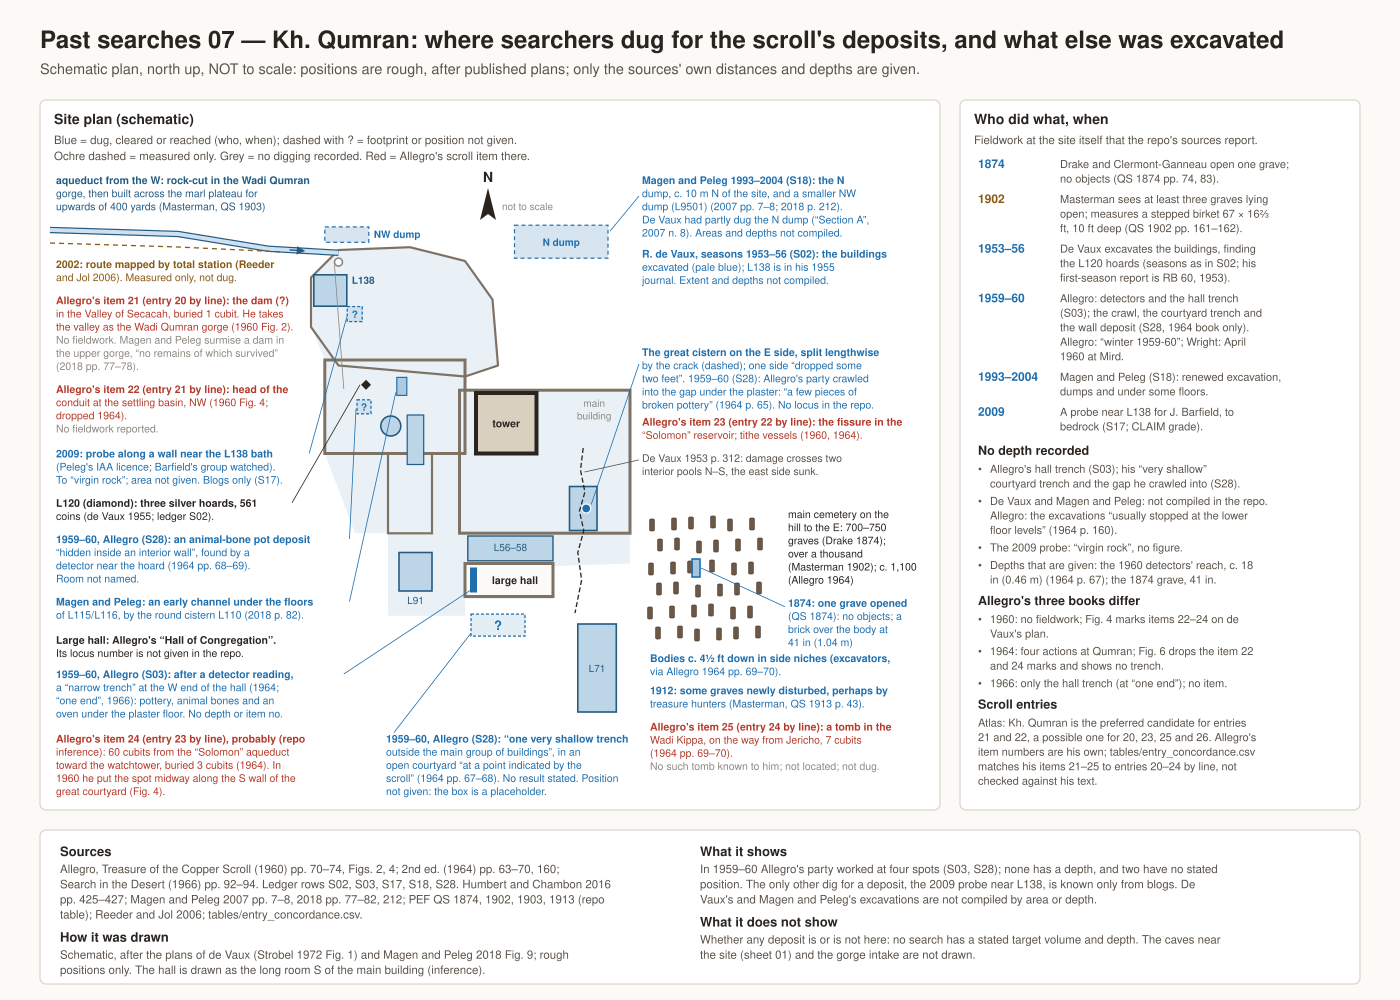

Source code (Python):
"""Past searches 07: Kh. Qumran, where searchers dug for the scroll's deposits, and what else was excavated.

Sources (all repo paths are relative to the repository root):
- research/history/allegro1964_treasure_2nd_ed_extracted.md: Allegro, The Treasure of the Copper Scroll,
  2nd ed. (1964) pp. 63-70 (Ch. 7: Secacah = Kh. Qumran; item 23 crawl p. 65; detectors and the
  "very shallow" courtyard trench pp. 67-68; the trench at the W end of the Hall p. 68; the pot deposit in a
  wall pp. 68-69; item 25 pp. 69-70), p. 160 ("usually stopped at the lower floor levels"), Fig. 6.
- research/history/allegro1966_search_in_the_desert_extracted.md: Search in the Desert (1966) pp. 92-94
  (detector reading at one end of the Hall, narrow trench, oven under the plaster floor).
- research/history/allegro1960_treasure_extracted.md: The Treasure of the Copper Scroll (1960) pp. 70-74,
  notes 95-120, Figs. 2 and 4 (items 21-25 placed at Kh. Qumran, with their column/line references; no
  fieldwork reported in that book).
- research/history/salvage_records/searches.csv and README.md: rows S02 (de Vaux), S03 (Allegro; the hall
  trench), S17 (2009 probe near L138), S18 (Magen and Peleg), S28 (Allegro's crawl, courtyard trench and
  wall deposit, from the 1964 book only). Read and checked below.
- tables/entry_concordance.csv: item_allegro and allegro_match (Allegro 1960 item numbers matched to the
  project's entries by line, not checked against his text). Read below.
- research/sources/humbert2016_pp425-432_check.md: Humbert and Chambon 2016 p. 375 (the large pools L91,
  56-58 and 71) and pp. 425-427 (L138 bath at the aqueduct inlet beside entrance 702; de Vaux's 1955 journal).
- research/sources/qumran_northern_dump_contact_test_2026-10-02.md: Magen and Peleg 2007 pp. 7-8, n. 8;
  2018 pp. 68, 166-167, 212 (northern and NW dumps; de Vaux's "Section A").
- research/sources/qumran_construction_phase_review_2026-10-02.md: Magen and Peleg 2018 p. 82
  (early channel beneath the floors of L115/L116 by cistern L110).
- registration/magen2018_extracted.md: Magen and Peleg 2018 pp. 77-79 (aqueduct, surmised dam, tunnels).
- research/sites/qumran_parallel_followup_2026-10-01.md: de Vaux, CRAI 1953 p. 312 (damage crossing two
  interior pools N-S, eastern subsidence).
- research/sites/qumran_georeferencing_review.md: Reeder and Jol 2006 (aqueduct mapped by total station, 2002).
- research/history/pef_qs_finds/finds.csv and post_freeze_finds.csv: PEF QS 1874 pp. 74, 83 (F0015,
  F0234); 1902 pp. 161-162 (F0075, F0076); 1903 pp. 265-266 (PF03); 1913 p. 43 (F0097).
- research/agent_review_2026-10-07/wave1/T02_hoard_match/hoards.csv: H01-H05 (L120, L29, L83).
- atlas/app/atlas-data.json: entries with kh_qumran as a candidate.
Plan positions are rough, read by eye from research/assets/plans/magen-peleg2018/fig09-p12.png and
research/assets/plans/strobel1972/fig1-p56.png, and redrawn schematically. Nothing is traced.
"""
import csv
import json
import sys
from pathlib import Path

sys.path.insert(0, str(Path(__file__).resolve().parent))
from common import S, P, BLUE, RED, GREY, REPO, page, out_path, bullets  # noqa: E402

# ---------------------------------------------------------------- data checks
with open(REPO / "research" / "history" / "salvage_records" / "searches.csv", encoding="utf-8", newline="") as fh:
    ROWS = {r["search_id"]: r for r in csv.DictReader(fh)}
assert ROWS["S02"]["place_id"] == "kh_qumran" and ROWS["S02"]["when_start"] == "1953" \
    and ROWS["S02"]["when_end"] == "1956" and ROWS["S02"]["extent_depth"] == "not compiled here"
assert "561 coins" in ROWS["S02"]["found"]
assert "one end of the large hall led to a narrow trench" in ROWS["S03"]["looked_at"]
assert "Qumran: a narrow trench, no depth" in ROWS["S03"]["extent_depth"]
S28 = ROWS["S28"]
assert S28["place_id"] == "kh_qumran" and S28["where_name"] == "Kh. Qumran"
assert (S28["when_start"], S28["when_end"]) == ("1959", "1960") and S28["kind"] == "EVIDENCE"
assert "item 23" in S28["looked_at"] and "one very shallow trench" in S28["looked_at"]
assert "probably his item 24, inference" in S28["looked_at"]
assert "a few pieces of broken pottery" in S28["found"] and "pot deposit" in S28["found"]
assert "hall trench" in S28["coverage_notes"] and "stays in S03" in S28["coverage_notes"]
assert ROWS["S17"]["where_name"] == "Kh. Qumran, near L138" and ROWS["S17"]["when_start"] == "2009"
assert "virgin rock" in ROWS["S17"]["extent_depth"] and ROWS["S17"]["kind"] == "CLAIM"
assert ROWS["S17"]["result"] == "negative" and "Peleg" in ROWS["S17"]["who"]
assert ROWS["S18"]["when_start"] == "1993" and ROWS["S18"]["when_end"] == "2004"
assert ROWS["S18"]["extent_depth"] == "not compiled"
# every ledger row whose where_name is the site itself is drawn here
AT_SITE = sorted(k for k, r in ROWS.items() if r["where_name"].startswith("Kh. Qumran"))
assert AT_SITE == ["S02", "S03", "S17", "S18", "S28"], AT_SITE

atlas = json.loads((REPO / "atlas" / "app" / "atlas-data.json").read_text(encoding="utf-8"))
CAND = {}
for e in atlas["entries"]:
    for cnd in e["candidates"]:
        if cnd["placeId"] == "kh_qumran":
            CAND[e["id"]] = cnd["status"]
PREF = sorted((k for k, v in CAND.items() if v == "preferred"), key=int)
POSS = sorted((k for k, v in CAND.items() if v == "possible"), key=int)
assert PREF == ["21", "22"] and POSS == ["20", "23", "25", "26"], (PREF, POSS)
# Allegro's item numbers -> project entries, as recorded (by line, unchecked) in the entry concordance
with open(REPO / "tables" / "entry_concordance.csv", encoding="utf-8-sig", newline="") as fh:
    CONC = list(csv.DictReader(fh))
ENTRY_OF = {}
for r in CONC:
    if r["item_allegro"]:
        assert "matched by line, not checked against his text" in r["allegro_match"], r
        ENTRY_OF[r["item_allegro"]] = r["entry_puech"]
ITEMS = ["21", "22", "23", "24", "25"]
assert all(i in ENTRY_OF for i in ITEMS)


def by_line(item):
    return f"entry {ENTRY_OF[item]} by line"


# ---------------------------------------------------------------- page
c = page("07", "Kh. Qumran: where searchers dug for the scroll's deposits, and what else was excavated",
         "Schematic plan, north up, NOT to scale: positions are rough, after published plans; "
         "only the sources' own distances and depths are given.")
TOP, BOTTOM = 100, 810
mx, my, mw, mh = S.panel(c, 40, TOP, 900, BOTTOM - TOP, "Site plan (schematic)",
                         ["Blue = dug, cleared or reached (who, when); dashed with ? = footprint or position not given.",
                          "Ochre dashed = measured only. Grey = no digging recorded. Red = Allegro's scroll item there."])
DUG, LOOK = BLUE, P["ochre_d"]
WALL = P["stone_d"]




def T(ix, iy):
    """Rough positions read by eye off Magen and Peleg 2018 Fig. 9 (image pixels) -> sheet."""
    return 300 + (ix - 400) * 0.55, 250 + (iy - 330) * 0.55


def box(ix0, iy0, ix1, iy1, **kw):
    x0, y0 = T(ix0, iy0)
    x1, y1 = T(ix1, iy1)
    c.rect(x0, y0, x1 - x0, y1 - y0, **kw)
    return x0, y0, x1, y1


def poly(pts, fill="none", stroke=None, width=1.0, fill_opacity=None, dash=None):
    d = "M" + " L".join(f"{x:.1f},{y:.1f}" for x, y in (T(*p) for p in pts)) + " Z"
    c.path(d, fill=fill, stroke=stroke, width=width, fill_opacity=fill_opacity, dash=dash)


def lab(x, y, lines, col, size=10.5, weight=600):
    """Multi-line label; first line bold (weight), the rest regular. Returns the y below it."""
    S.label(c, x, y, lines, col, size, weight)
    return y + len(lines) * size * 1.25


def unknown_box(x, y, w, h, q=10):
    c.rect(x - w / 2, y - h / 2, w, h, fill=DUG, fill_opacity=0.12, stroke=DUG, width=1.3, dash="3 2")
    c.text(x, y + q * 0.38, "?", q, DUG, 700, anchor="middle")


LX = mx + 8            # left label column
RX = mx + 594          # right label column

# ---- de Vaux's excavated area (pale blue tint under the walls)
poly([(470, 330), (600, 325), (700, 350), (750, 420), (760, 540), (700, 560), (700, 585), (1000, 585),
      (1000, 900), (860, 905), (860, 965), (700, 965), (700, 995), (560, 995), (560, 845), (500, 845),
      (445, 700), (445, 530), (420, 470), (420, 380)], fill=DUG, fill_opacity=0.10)

# ---- buildings (walls only, schematic)
poly([(470, 330), (600, 325), (700, 350), (750, 420), (760, 540), (700, 560), (470, 540), (420, 470),
      (420, 380)], stroke=WALL, width=2.2)                                           # north enclosure
box(445, 530, 700, 700, stroke=WALL, width=3)                                         # western structure
box(560, 700, 640, 845, stroke=WALL, width=2.2)
box(690, 585, 1000, 845, stroke=WALL, width=3)                                        # main building
c.text(*T(935, 615), "main", 10, P["muted"], anchor="middle")
c.text(*T(935, 638), "building", 10, P["muted"], anchor="middle")
tx0, ty0, tx1, ty1 = box(720, 590, 830, 700, fill=P["stone"], stroke=P["ink"], width=4)   # tower
c.text((tx0 + tx1) / 2, (ty0 + ty1) / 2 + 4, "tower", 10.5, P["ink"], 700, anchor="middle")
lx, ly = T(565, 650)                                                                  # round cistern L110
c.circle(lx, ly, 10, fill=P["water"], stroke=P["water_d"], width=1.6)
box(595, 630, 625, 720, fill=P["water"], stroke=P["water_d"], width=1.2)              # L117
p91 = box(580, 880, 640, 950, fill=P["water"], stroke=P["water_d"], width=1.6)
c.text((p91[0] + p91[2]) / 2, p91[3] + 13, "L91", 10, P["water_d"], anchor="middle")
p56 = box(705, 850, 860, 895, fill=P["water"], stroke=P["water_d"], width=1.4)
c.text((p56[0] + p56[2]) / 2, p56[1] + 15, "L56–58", 10, P["water_d"], anchor="middle")
p71 = box(905, 1010, 975, 1170, fill=P["water"], stroke=P["water_d"], width=1.6)
c.text((p71[0] + p71[2]) / 2, (p71[1] + p71[3]) / 2 + 4, "L71", 10, P["water_d"], anchor="middle")
hx0, hy0, hx1, hy1 = box(700, 900, 860, 960, fill=P["paper"], stroke=WALL, width=3)   # large hall
c.text((hx0 + hx1) / 2 + 6, (hy0 + hy1) / 2 + 4, "large hall", 10.5, P["ink"], 700, anchor="middle")
ex0, ey0, ex1, ey1 = box(890, 760, 940, 840, fill=P["water"], stroke=P["water_d"], width=1.6)  # E pool
crack = [T(915, 690), T(910, 730), T(918, 770), T(908, 805), T(916, 840), T(905, 880), T(912, 930),
         T(900, 990)]
c.polyline(crack, stroke=P["ink"], width=1.3, dash="5 2.5")
b0 = box(425, 375, 485, 432, fill=P["water"], stroke=P["water_d"], width=1.6)         # L138
c.text(b0[2] + 5, b0[1] + 9, "L138", 10, P["water_d"], 700)

# ---- aqueduct from the W (its course inside the buildings is not drawn)
ax, ay = T(470, 335)
S.channel(c, [(mx + 2, my + 60), (mx + 130, my + 64), (ax - 70, ay - 4), (ax, ay)], width=4)
y = lab(LX, my + 14, ["aqueduct from the W: rock-cut in the Wadi Qumran",
                      "gorge, then built across the marl plateau for",
                      "upwards of 400 yards (Masterman, QS 1903)"], P["water_d"])
c.polyline([(mx + 2, my + 73), (mx + 130, my + 77), (mx + 236, my + 82)], stroke=LOOK, width=1.3, dash="5 4")
y = lab(LX, my + 98, ["2002: route mapped by total station (Reeder",
                      "and Jol 2006). Measured only, not dug."], LOOK)


def lead(x, y, first, tx, ty, col):
    """Leader from just past the end of a label's first line to a target."""
    S.leader(c, x + len(first) * 5.75 + 6, y - 4, tx, ty, col)


# ---- left column: items 21-22, the 2009 probe, the W structure
y = lab(LX, y + 10, [f"Allegro's item 21 ({by_line('21')}): the dam (?)",
                     "in the Valley of Secacah, buried 1 cubit. He takes",
                     "the valley as the Wadi Qumran gorge (1960 Fig. 2)."], RED)
y = lab(LX, y, ["No fieldwork. Magen and Peleg surmise a dam in",
                "the upper gorge, “no remains of which survived”",
                "(2018 pp. 77–78)."], GREY, weight=None)
i22x, i22y = T(470, 352)
c.circle(i22x, i22y, 4, fill=P["panel"], stroke=GREY, width=1.6)
t = f"Allegro's item 22 ({by_line('22')}): head of the"
yy = y + 10
lead(LX, yy, t, i22x - 4, i22y + 3, GREY)
y = lab(LX, yy, [t, "conduit at the settling basin, NW (1960 Fig. 4;", "dropped 1964)."], RED)
c.text(LX, y, "No fieldwork reported.", 10.5, GREY)
y += 13
pbx, pby = b0[2] + 8, b0[3] + 8
unknown_box(pbx, pby, 15, 15)
t = "2009: probe along a wall near the L138 bath"
yy = y + 12
lead(LX, yy, t, pbx - 8, pby + 3, DUG)
y = lab(LX, yy, [t, "(Peleg's IAA licence; Barfield's group watched).",
                 "To “virgin rock”; area not given. Blogs only (S17)."], DUG)
hdx, hdy = T(520, 575)
c.add(f'<path d="M{hdx:.1f},{hdy - 5:.1f} L{hdx + 5:.1f},{hdy:.1f} L{hdx:.1f},{hdy + 5:.1f} '
      f'L{hdx - 5:.1f},{hdy:.1f} Z" fill="{P["ink"]}"/>')
t = "L120 (diamond): three silver hoards, 561"
yy = y + 10
lead(LX, yy, t, hdx - 6, hdy, P["ink"])
y = lab(LX, yy, [t, "coins (de Vaux 1955; ledger S02)."], P["ink"])
wdx, wdy = hdx - 2, hdy + 22
unknown_box(wdx, wdy, 14, 14)
t = "1959–60, Allegro (S28): an animal-bone pot deposit"
yy = y + 10
lead(LX, yy, t, wdx - 8, wdy + 2, DUG)
y = lab(LX, yy, [t, "“hidden inside an interior wall”, found by a",
                 "detector near the hoard (1964 pp. 68–69).",
                 "Room not named."], DUG)
lx, ly = T(565, 650)
mpx, mpy = T(585, 578)
c.rect(mpx - 5, mpy - 9, 10, 18, fill=DUG, fill_opacity=0.3, stroke=DUG, width=1.2)
t = "Magen and Peleg: an early channel under the floors"
yy = y + 10
lead(LX, yy, t, mpx - 6, mpy + 6, DUG)
y = lab(LX, yy, [t, "of L115/L116, by the round cistern L110 (2018 p. 82)."], DUG)

# ---- the hall and Allegro's trench there
htx, hty = hx0 + 5, hy0 + 4
c.rect(htx, hty, 7, hy1 - hy0 - 8, fill=DUG, stroke="none")
y = lab(LX, y + 12, ["Large hall: Allegro's “Hall of Congregation”.",
                     "Its locus number is not given in the repo."], P["ink"])
t = "1959–60, Allegro (S03): after a detector reading,"
yy = y + 8
lead(LX, yy, t, htx, hy1 - 6, DUG)
y = lab(LX, yy, [t, "a “narrow trench” at the W end of the hall (1964;",
                 "“one end”, 1966): pottery, animal bones and an",
                 "oven under the plaster floor. No depth or item no."], DUG)

# ---- the courtyard trench (position unknown) and item 24
YB = y + 12
qx, qy = T(760, 1012)
unknown_box(qx, qy, 54, 22, q=13)
S.leader(c, qx - 27, qy + 8, mx + 346, YB - 10, DUG)
lab(mx + 338, YB, ["1959–60, Allegro (S28): “one very shallow trench",
                   "outside the main group of buildings”, in an",
                   "open courtyard “at a point indicated by the",
                   "scroll” (1964 pp. 67–68). No result stated. Position",
                   "not given: the box is a placeholder."], DUG)
lab(LX, YB, [f"Allegro's item 24 ({by_line('24')}), probably (repo",
             "inference): 60 cubits from the “Solomon” aqueduct",
             "toward the watchtower, buried 3 cubits (1964). In",
             "1960 he put the spot midway along the S wall of the",
             "great courtyard (Fig. 4)."], RED)
assert YB + 4 * 13.125 < my + mh, YB

# ---- top right: dumps, de Vaux, north arrow
S.north_arrow(c, mx + 440, my + 44)
c.text(mx + 454, my + 40, "not to scale", 10, P["muted"])
nd = box(790, 285, 960, 345, fill=DUG, fill_opacity=0.18, stroke=DUG, width=1.2, dash="4 3")
c.text((nd[0] + nd[2]) / 2, (nd[1] + nd[3]) / 2 + 4, "N dump", 10, DUG, 700, anchor="middle")
nw = box(445, 288, 525, 316, fill=DUG, fill_opacity=0.18, stroke=DUG, width=1.2, dash="4 3")
c.text(nw[2] + 5, nw[1] + 11, "NW dump", 10, DUG, 700)
S.leader(c, nd[2] + 2, nd[1] + 6, RX - 3, my + 26, DUG)
y = lab(RX, my + 14, ["Magen and Peleg 1993–2004 (S18): the N",
                      "dump, c. 10 m N of the site, and a smaller NW",
                      "dump (L9501) (2007 pp. 7–8; 2018 p. 212).",
                      "De Vaux had partly dug the N dump (“Section A”,",
                      "2007 n. 8). Areas and depths not compiled."], DUG)
y = lab(RX, y + 8, ["R. de Vaux, seasons 1953–56 (S02): the buildings",
                    "excavated (pale blue); L138 is in his 1955",
                    "journal. Extent and depths not compiled."], DUG)

# ---- right: the cracked cistern and the crawl
crx, cry = (ex0 + ex1) / 2 + 3, (ey0 + ey1) / 2
c.circle(crx, cry, 4.5, fill=DUG, stroke=P["panel"], width=1.2)
S.leader(c, crx + 5, cry - 4, RX - 3, my + 194, DUG)
y = lab(RX, my + 186, ["The great cistern on the E side, split lengthwise",
                       "by the crack (dashed); one side “dropped some",
                       "two feet”. 1959–60 (S28): Allegro's party crawled",
                       "into the gap under the plaster: “a few pieces of",
                       "broken pottery” (1964 p. 65). No locus in the repo."], DUG)
y = lab(RX, y + 4, [f"Allegro's item 23 ({by_line('23')}): the fissure in the",
                    "“Solomon” reservoir; tithe vessels (1960, 1964)."], RED)
S.leader(c, crack[1][0] + 4, crack[1][1] + 2, RX - 3, y + 8, P["sub"])
y = lab(RX, y + 10, ["De Vaux 1953 p. 312: damage crosses two",
                     "interior pools N–S, the east side sunk."], P["sub"], weight=None)

# ---- cemetery to the east
gx0, gy0 = mx + 602, my + 352
k = 0
for row in range(6):
    for col in range(6):
        k += 1
        S.tomb(c, gx0 + col * 20 + (6 if row % 2 else 0) + (k * 7 % 5), gy0 + row * 22 + (k * 3 % 4), rot=90)
og = (gx0 + 46, gy0 + 46)
c.rect(og[0] - 4, og[1] - 9, 8, 18, fill=DUG, fill_opacity=0.4, stroke=DUG, width=1.6)
CX = gx0 + 138
y = lab(CX, gy0 - 4, ["main cemetery on the", "hill to the E: 700–750",
                      "graves (Drake 1874);", "over a thousand",
                      "(Masterman 1902); c. 1,100", "(Allegro 1964)"], P["ink"], weight=None)
S.leader(c, og[0] + 5, og[1], CX - 3, y + 10, DUG)
y = lab(CX, y + 10, ["1874: one grave opened", "(QS 1874): no objects; a",
                     "brick over the body at", "41 in (1.04 m)"], DUG)
y = lab(gx0, gy0 + 140, ["Bodies c. 4½ ft down in side niches (excavators,",
                         "via Allegro 1964 pp. 69–70)."], DUG)
y = lab(gx0, y + 6, ["1912: some graves newly disturbed, perhaps by",
                     "treasure hunters (Masterman, QS 1913 p. 43)."], DUG)
y = lab(gx0, y + 10, [f"Allegro's item 25 ({by_line('25')}): a tomb in the",
                      "Wadi Kippa, on the way from Jericho, 7 cubits",
                      "(1964 pp. 69–70)."], RED)
c.text(gx0, y, "No such tomb known to him; not located; not dug.", 10.5, GREY)

# ---------------- side: timeline ----------------
sx, sy, sw, sh = S.panel(c, 960, TOP, 400, BOTTOM - TOP, "Who did what, when",
                         ["Fieldwork at the site itself that the repo's sources report."])
y = sy + 14
for when, what, col in (
        ("1874", "Drake and Clermont-Ganneau open one grave; no objects (QS 1874 pp. 74, 83).", DUG),
        ("1902", "Masterman sees at least three graves lying open; measures a stepped birket 67 × 16⅔ ft, "
                 "10 ft deep (QS 1902 pp. 161–162).", LOOK),
        ("1953–56", "De Vaux excavates the buildings, finding the L120 hoards (seasons as in S02; his "
                    "first-season report is RB 60, 1953).", DUG),
        ("1959–60", "Allegro: detectors and the hall trench (S03); the crawl, the courtyard trench and the "
                    "wall deposit (S28, 1964 book only). Allegro: “winter 1959-60”; Wright: April 1960 at Mird.",
         DUG),
        ("1993–2004", "Magen and Peleg (S18): renewed excavation, dumps and under some floors.", DUG),
        ("2009", "A probe near L138 for J. Barfield, to bedrock (S17; CLAIM grade).", DUG)):
    c.text(sx + 10, y, when, 12, col, 700)
    y = c.wrap(sx + 92, y, what, 43, 11, fill=P["sub"]) + 6
y += 4
c.text(sx + 10, y, "No depth recorded", 12.5, P["ink"], 700)
y = bullets(c, sx + 10, y + 18, [
    "Allegro's hall trench (S03); his “very shallow” courtyard trench and the gap he crawled into (S28).",
    "De Vaux and Magen and Peleg: not compiled in the repo. Allegro: the excavations “usually stopped "
    "at the lower floor levels” (1964 p. 160).",
    "The 2009 probe: “virgin rock”, no figure.",
    "Depths that are given: the 1960 detectors' reach, c. 18 in (0.46 m) (1964 p. 67); the 1874 grave, 41 in.",
], 55, 11, 3)
y += 4
c.text(sx + 10, y, "Allegro's three books differ", 12.5, P["ink"], 700)
y = bullets(c, sx + 10, y + 18, [
    "1960: no fieldwork; Fig. 4 marks items 22–24 on de Vaux's plan.",
    "1964: four actions at Qumran; Fig. 6 drops the item 22 and 24 marks and shows no trench.",
    "1966: only the hall trench (at “one end”); no item.",
], 55, 11, 3)
y += 4
c.text(sx + 10, y, "Scroll entries", 12.5, P["ink"], 700)
ENTS = [int(ENTRY_OF[i]) for i in ITEMS]
assert ENTS == list(range(ENTS[0], ENTS[0] + len(ITEMS))), ENTS
yend = c.wrap(sx + 10, y + 18, f"Atlas: Kh. Qumran is the preferred candidate for entries {' and '.join(PREF)}, "
              f"a possible one for {', '.join(POSS[:-1])} and {POSS[-1]}. Allegro's item numbers are his own; "
              f"tables/entry_concordance.csv matches his items {ITEMS[0]}–{ITEMS[-1]} to entries "
              f"{ENTS[0]}–{ENTS[-1]} by line, not checked against his text.", 58, 11, fill=P["sub"])
assert yend - 14.5 < sy + sh, yend

# ---------------- footer ----------------
S.footer(c, 830, [
    ("Sources", "Allegro, Treasure of the Copper Scroll (1960) pp. 70–74, Figs. 2, 4; 2nd ed. (1964) pp. 63–70, "
     "160; Search in the Desert (1966) pp. 92–94. Ledger rows S02, S03, S17, S18, S28. Humbert and Chambon 2016 pp. "
     "425–427; Magen and Peleg 2007 pp. 7–8, 2018 pp. 77–82, 212; PEF QS 1874, 1902, 1903, 1913 (repo table); Reeder and Jol 2006; tables/entry_concordance.csv."),
    ("How it was drawn", "Schematic, after the plans of de Vaux (Strobel 1972 Fig. 1) and Magen and Peleg 2018 "
     "Fig. 9; rough positions only. The hall is drawn as the long room S of the main building (inference)."),
    ("What it shows", "In 1959–60 Allegro's party worked at four spots (S03, S28); none has a depth, and two have no stated "
     "position. The only other dig for a deposit, the 2009 probe near L138, is known only from blogs. De Vaux's "
     "and Magen and Peleg's excavations are not compiled by area or depth."),
    ("What it does not show", "Whether any deposit is or is not here: no search has a stated target volume and "
     "depth. The caves near the site (sheet 01) and the gorge intake are not drawn."),
])
print(c.save(out_path("search_07_qumran_searches")))
